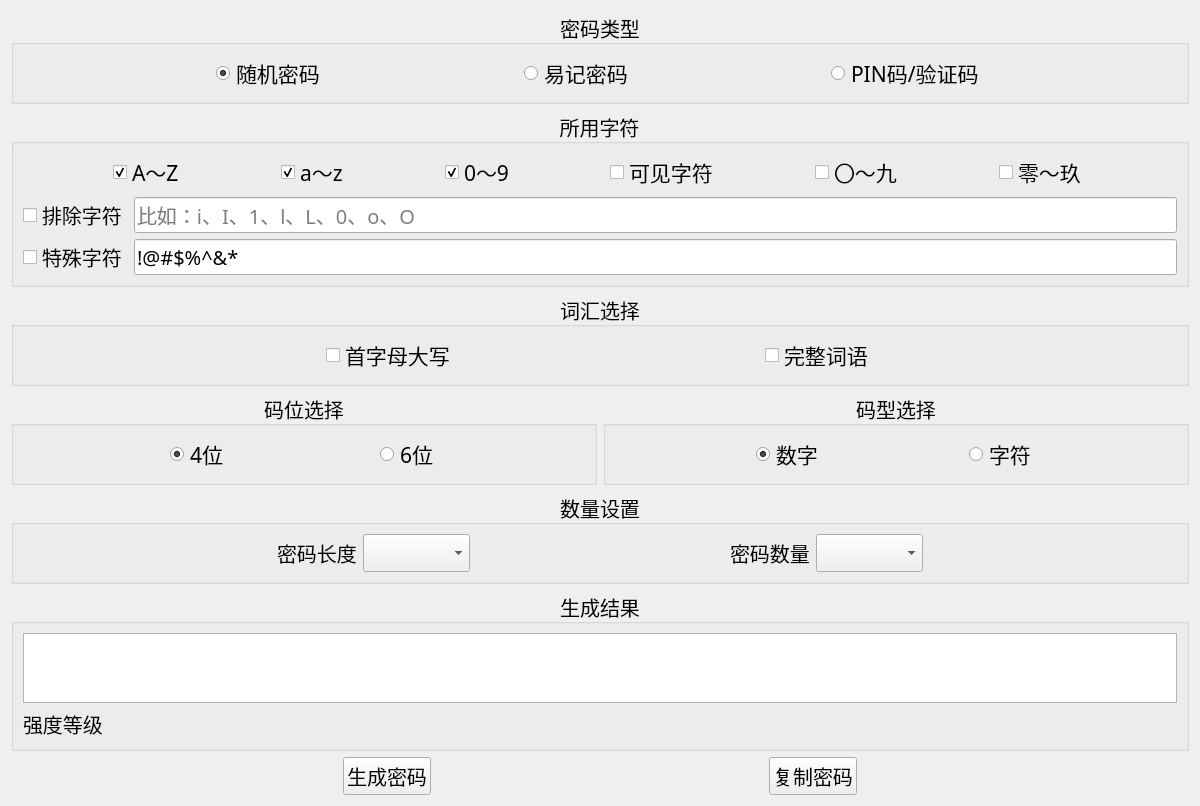
<?xml version="1.0" encoding="UTF-8"?>
<ui version="4.0">
 <class>Form</class>
 <widget class="QWidget" name="Form">
  <property name="geometry">
   <rect>
    <x>0</x>
    <y>0</y>
    <width>1200</width>
    <height>800</height>
   </rect>
  </property>
  <property name="font">
   <font>
    <family>楷体</family>
    <pointsize>15</pointsize>
   </font>
  </property>
  <property name="windowTitle">
   <string>密码生成器</string>
  </property>
  <layout class="QVBoxLayout" name="verticalLayout_3">
   <item>
    <widget class="QGroupBox" name="groupBox">
     <property name="font">
      <font>
       <family>楷体</family>
       <pointsize>15</pointsize>
      </font>
     </property>
     <property name="title">
      <string>密码类型</string>
     </property>
     <property name="alignment">
      <set>Qt::AlignCenter</set>
     </property>
     <property name="flat">
      <bool>true</bool>
     </property>
     <property name="checkable">
      <bool>false</bool>
     </property>
     <property name="checked">
      <bool>false</bool>
     </property>
     <layout class="QHBoxLayout" name="horizontalLayout_10">
      <item>
       <spacer name="horizontalSpacer_8">
        <property name="orientation">
         <enum>Qt::Horizontal</enum>
        </property>
        <property name="sizeHint" stdset="0">
         <size>
          <width>40</width>
          <height>20</height>
         </size>
        </property>
       </spacer>
      </item>
      <item>
       <widget class="QRadioButton" name="radioButton">
        <property name="font">
         <font>
          <family>华文新魏</family>
          <pointsize>16</pointsize>
         </font>
        </property>
        <property name="text">
         <string>随机密码</string>
        </property>
        <property name="checked">
         <bool>true</bool>
        </property>
       </widget>
      </item>
      <item>
       <spacer name="horizontalSpacer">
        <property name="orientation">
         <enum>Qt::Horizontal</enum>
        </property>
        <property name="sizeHint" stdset="0">
         <size>
          <width>40</width>
          <height>20</height>
         </size>
        </property>
       </spacer>
      </item>
      <item>
       <widget class="QRadioButton" name="radioButton_2">
        <property name="font">
         <font>
          <family>华文新魏</family>
          <pointsize>16</pointsize>
         </font>
        </property>
        <property name="text">
         <string>易记密码</string>
        </property>
       </widget>
      </item>
      <item>
       <spacer name="horizontalSpacer_2">
        <property name="orientation">
         <enum>Qt::Horizontal</enum>
        </property>
        <property name="sizeHint" stdset="0">
         <size>
          <width>40</width>
          <height>20</height>
         </size>
        </property>
       </spacer>
      </item>
      <item>
       <widget class="QRadioButton" name="radioButton_3">
        <property name="font">
         <font>
          <family>华文新魏</family>
          <pointsize>16</pointsize>
         </font>
        </property>
        <property name="text">
         <string>PIN码/验证码</string>
        </property>
       </widget>
      </item>
      <item>
       <spacer name="horizontalSpacer_7">
        <property name="orientation">
         <enum>Qt::Horizontal</enum>
        </property>
        <property name="sizeHint" stdset="0">
         <size>
          <width>40</width>
          <height>20</height>
         </size>
        </property>
       </spacer>
      </item>
     </layout>
    </widget>
   </item>
   <item>
    <widget class="QGroupBox" name="groupBox_2">
     <property name="title">
      <string>所用字符</string>
     </property>
     <property name="alignment">
      <set>Qt::AlignCenter</set>
     </property>
     <property name="flat">
      <bool>true</bool>
     </property>
     <layout class="QVBoxLayout" name="verticalLayout_2">
      <item>
       <layout class="QHBoxLayout" name="horizontalLayout_4">
        <item>
         <spacer name="horizontalSpacer_9">
          <property name="orientation">
           <enum>Qt::Horizontal</enum>
          </property>
          <property name="sizeHint" stdset="0">
           <size>
            <width>40</width>
            <height>20</height>
           </size>
          </property>
         </spacer>
        </item>
        <item>
         <widget class="QCheckBox" name="checkBox_1">
          <property name="font">
           <font>
            <family>华文新魏</family>
            <pointsize>16</pointsize>
           </font>
          </property>
          <property name="text">
           <string>A～Z</string>
          </property>
          <property name="checked">
           <bool>true</bool>
          </property>
         </widget>
        </item>
        <item>
         <spacer name="horizontalSpacer_10">
          <property name="orientation">
           <enum>Qt::Horizontal</enum>
          </property>
          <property name="sizeHint" stdset="0">
           <size>
            <width>40</width>
            <height>20</height>
           </size>
          </property>
         </spacer>
        </item>
        <item>
         <widget class="QCheckBox" name="checkBox_2">
          <property name="font">
           <font>
            <family>华文新魏</family>
            <pointsize>16</pointsize>
           </font>
          </property>
          <property name="text">
           <string>a～z</string>
          </property>
          <property name="checked">
           <bool>true</bool>
          </property>
         </widget>
        </item>
        <item>
         <spacer name="horizontalSpacer_11">
          <property name="orientation">
           <enum>Qt::Horizontal</enum>
          </property>
          <property name="sizeHint" stdset="0">
           <size>
            <width>40</width>
            <height>20</height>
           </size>
          </property>
         </spacer>
        </item>
        <item>
         <widget class="QCheckBox" name="checkBox_3">
          <property name="font">
           <font>
            <family>华文新魏</family>
            <pointsize>16</pointsize>
           </font>
          </property>
          <property name="text">
           <string>0～9</string>
          </property>
          <property name="checked">
           <bool>true</bool>
          </property>
         </widget>
        </item>
        <item>
         <spacer name="horizontalSpacer_12">
          <property name="orientation">
           <enum>Qt::Horizontal</enum>
          </property>
          <property name="sizeHint" stdset="0">
           <size>
            <width>40</width>
            <height>20</height>
           </size>
          </property>
         </spacer>
        </item>
        <item>
         <widget class="QCheckBox" name="checkBox_4">
          <property name="font">
           <font>
            <family>华文新魏</family>
            <pointsize>16</pointsize>
           </font>
          </property>
          <property name="text">
           <string>可见字符</string>
          </property>
         </widget>
        </item>
        <item>
         <spacer name="horizontalSpacer_13">
          <property name="orientation">
           <enum>Qt::Horizontal</enum>
          </property>
          <property name="sizeHint" stdset="0">
           <size>
            <width>40</width>
            <height>20</height>
           </size>
          </property>
         </spacer>
        </item>
        <item>
         <widget class="QCheckBox" name="checkBox_5">
          <property name="font">
           <font>
            <family>华文新魏</family>
            <pointsize>16</pointsize>
           </font>
          </property>
          <property name="text">
           <string>〇～九</string>
          </property>
         </widget>
        </item>
        <item>
         <spacer name="horizontalSpacer_14">
          <property name="orientation">
           <enum>Qt::Horizontal</enum>
          </property>
          <property name="sizeHint" stdset="0">
           <size>
            <width>40</width>
            <height>20</height>
           </size>
          </property>
         </spacer>
        </item>
        <item>
         <widget class="QCheckBox" name="checkBox_6">
          <property name="font">
           <font>
            <family>华文新魏</family>
            <pointsize>16</pointsize>
           </font>
          </property>
          <property name="text">
           <string>零～玖</string>
          </property>
         </widget>
        </item>
        <item>
         <spacer name="horizontalSpacer_16">
          <property name="orientation">
           <enum>Qt::Horizontal</enum>
          </property>
          <property name="sizeHint" stdset="0">
           <size>
            <width>40</width>
            <height>20</height>
           </size>
          </property>
         </spacer>
        </item>
       </layout>
      </item>
      <item>
       <layout class="QHBoxLayout" name="horizontalLayout_6">
        <item>
         <widget class="QCheckBox" name="checkBox_7">
          <property name="font">
           <font>
            <family>方正舒体</family>
            <pointsize>15</pointsize>
           </font>
          </property>
          <property name="text">
           <string>排除字符</string>
          </property>
         </widget>
        </item>
        <item>
         <widget class="QLineEdit" name="lineEdit_2">
          <property name="font">
           <font>
            <family>华文新魏</family>
            <pointsize>15</pointsize>
           </font>
          </property>
          <property name="placeholderText">
           <string>比如：i、I、1、l、L、0、o、O</string>
          </property>
         </widget>
        </item>
       </layout>
      </item>
      <item>
       <layout class="QHBoxLayout" name="horizontalLayout_5">
        <item>
         <widget class="QCheckBox" name="checkBox_8">
          <property name="font">
           <font>
            <family>方正舒体</family>
            <pointsize>15</pointsize>
           </font>
          </property>
          <property name="text">
           <string>特殊字符</string>
          </property>
         </widget>
        </item>
        <item>
         <widget class="QLineEdit" name="lineEdit">
          <property name="font">
           <font>
            <family>华文新魏</family>
            <pointsize>15</pointsize>
           </font>
          </property>
          <property name="text">
           <string>!@#$%^&amp;*</string>
          </property>
         </widget>
        </item>
       </layout>
      </item>
     </layout>
    </widget>
   </item>
   <item>
    <widget class="QGroupBox" name="groupBox_5">
     <property name="enabled">
      <bool>true</bool>
     </property>
     <property name="title">
      <string>词汇选择</string>
     </property>
     <property name="alignment">
      <set>Qt::AlignCenter</set>
     </property>
     <property name="flat">
      <bool>true</bool>
     </property>
     <layout class="QHBoxLayout" name="horizontalLayout_2">
      <item>
       <spacer name="horizontalSpacer_18">
        <property name="orientation">
         <enum>Qt::Horizontal</enum>
        </property>
        <property name="sizeHint" stdset="0">
         <size>
          <width>40</width>
          <height>20</height>
         </size>
        </property>
       </spacer>
      </item>
      <item>
       <widget class="QCheckBox" name="checkBox_9">
        <property name="font">
         <font>
          <family>华文行楷</family>
          <pointsize>16</pointsize>
         </font>
        </property>
        <property name="text">
         <string>首字母大写</string>
        </property>
       </widget>
      </item>
      <item>
       <spacer name="horizontalSpacer_20">
        <property name="orientation">
         <enum>Qt::Horizontal</enum>
        </property>
        <property name="sizeHint" stdset="0">
         <size>
          <width>40</width>
          <height>20</height>
         </size>
        </property>
       </spacer>
      </item>
      <item>
       <widget class="QCheckBox" name="checkBox_10">
        <property name="font">
         <font>
          <family>华文行楷</family>
          <pointsize>16</pointsize>
         </font>
        </property>
        <property name="text">
         <string>完整词语</string>
        </property>
       </widget>
      </item>
      <item>
       <spacer name="horizontalSpacer_19">
        <property name="orientation">
         <enum>Qt::Horizontal</enum>
        </property>
        <property name="sizeHint" stdset="0">
         <size>
          <width>40</width>
          <height>20</height>
         </size>
        </property>
       </spacer>
      </item>
     </layout>
    </widget>
   </item>
   <item>
    <layout class="QHBoxLayout" name="horizontalLayout_7">
     <item>
      <widget class="QGroupBox" name="groupBox_6">
       <property name="enabled">
        <bool>true</bool>
       </property>
       <property name="title">
        <string>码位选择</string>
       </property>
       <property name="alignment">
        <set>Qt::AlignCenter</set>
       </property>
       <property name="flat">
        <bool>true</bool>
       </property>
       <layout class="QHBoxLayout" name="horizontalLayout_3">
        <item>
         <spacer name="horizontalSpacer_21">
          <property name="orientation">
           <enum>Qt::Horizontal</enum>
          </property>
          <property name="sizeHint" stdset="0">
           <size>
            <width>40</width>
            <height>20</height>
           </size>
          </property>
         </spacer>
        </item>
        <item>
         <widget class="QRadioButton" name="radioButton_4">
          <property name="font">
           <font>
            <family>华文新魏</family>
            <pointsize>16</pointsize>
           </font>
          </property>
          <property name="text">
           <string>4位</string>
          </property>
          <property name="checked">
           <bool>true</bool>
          </property>
         </widget>
        </item>
        <item>
         <spacer name="horizontalSpacer_22">
          <property name="orientation">
           <enum>Qt::Horizontal</enum>
          </property>
          <property name="sizeHint" stdset="0">
           <size>
            <width>40</width>
            <height>20</height>
           </size>
          </property>
         </spacer>
        </item>
        <item>
         <widget class="QRadioButton" name="radioButton_5">
          <property name="font">
           <font>
            <family>华文新魏</family>
            <pointsize>16</pointsize>
           </font>
          </property>
          <property name="text">
           <string>6位</string>
          </property>
         </widget>
        </item>
        <item>
         <spacer name="horizontalSpacer_23">
          <property name="orientation">
           <enum>Qt::Horizontal</enum>
          </property>
          <property name="sizeHint" stdset="0">
           <size>
            <width>40</width>
            <height>20</height>
           </size>
          </property>
         </spacer>
        </item>
       </layout>
      </widget>
     </item>
     <item>
      <widget class="QGroupBox" name="groupBox_7">
       <property name="enabled">
        <bool>true</bool>
       </property>
       <property name="title">
        <string>码型选择</string>
       </property>
       <property name="alignment">
        <set>Qt::AlignCenter</set>
       </property>
       <property name="flat">
        <bool>true</bool>
       </property>
       <layout class="QHBoxLayout" name="horizontalLayout_8">
        <item>
         <spacer name="horizontalSpacer_24">
          <property name="orientation">
           <enum>Qt::Horizontal</enum>
          </property>
          <property name="sizeHint" stdset="0">
           <size>
            <width>40</width>
            <height>20</height>
           </size>
          </property>
         </spacer>
        </item>
        <item>
         <widget class="QRadioButton" name="radioButton_6">
          <property name="font">
           <font>
            <family>华文新魏</family>
            <pointsize>16</pointsize>
           </font>
          </property>
          <property name="text">
           <string>数字</string>
          </property>
          <property name="checked">
           <bool>true</bool>
          </property>
         </widget>
        </item>
        <item>
         <spacer name="horizontalSpacer_25">
          <property name="orientation">
           <enum>Qt::Horizontal</enum>
          </property>
          <property name="sizeHint" stdset="0">
           <size>
            <width>40</width>
            <height>20</height>
           </size>
          </property>
         </spacer>
        </item>
        <item>
         <widget class="QRadioButton" name="radioButton_7">
          <property name="font">
           <font>
            <family>华文新魏</family>
            <pointsize>16</pointsize>
           </font>
          </property>
          <property name="text">
           <string>字符</string>
          </property>
         </widget>
        </item>
        <item>
         <spacer name="horizontalSpacer_26">
          <property name="orientation">
           <enum>Qt::Horizontal</enum>
          </property>
          <property name="sizeHint" stdset="0">
           <size>
            <width>40</width>
            <height>20</height>
           </size>
          </property>
         </spacer>
        </item>
       </layout>
      </widget>
     </item>
    </layout>
   </item>
   <item>
    <widget class="QGroupBox" name="groupBox_3">
     <property name="title">
      <string>数量设置</string>
     </property>
     <property name="alignment">
      <set>Qt::AlignCenter</set>
     </property>
     <property name="flat">
      <bool>true</bool>
     </property>
     <layout class="QHBoxLayout" name="horizontalLayout">
      <item>
       <spacer name="horizontalSpacer_3">
        <property name="orientation">
         <enum>Qt::Horizontal</enum>
        </property>
        <property name="sizeHint" stdset="0">
         <size>
          <width>40</width>
          <height>20</height>
         </size>
        </property>
       </spacer>
      </item>
      <item>
       <widget class="QLabel" name="label">
        <property name="font">
         <font>
          <family>华文行楷</family>
          <pointsize>15</pointsize>
         </font>
        </property>
        <property name="text">
         <string>密码长度</string>
        </property>
       </widget>
      </item>
      <item>
       <widget class="QComboBox" name="comboBox">
        <property name="font">
         <font>
          <family>微软雅黑</family>
          <pointsize>16</pointsize>
         </font>
        </property>
        <property name="editable">
         <bool>false</bool>
        </property>
        <property name="currentText">
         <string/>
        </property>
        <property name="currentIndex">
         <number>-1</number>
        </property>
        <property name="maxCount">
         <number>99</number>
        </property>
       </widget>
      </item>
      <item>
       <spacer name="horizontalSpacer_15">
        <property name="orientation">
         <enum>Qt::Horizontal</enum>
        </property>
        <property name="sizeHint" stdset="0">
         <size>
          <width>40</width>
          <height>20</height>
         </size>
        </property>
       </spacer>
      </item>
      <item>
       <widget class="QLabel" name="label_3">
        <property name="font">
         <font>
          <family>华文行楷</family>
          <pointsize>15</pointsize>
         </font>
        </property>
        <property name="text">
         <string>密码数量</string>
        </property>
       </widget>
      </item>
      <item>
       <widget class="QComboBox" name="comboBox_2">
        <property name="font">
         <font>
          <family>微软雅黑</family>
          <pointsize>16</pointsize>
         </font>
        </property>
        <property name="autoFillBackground">
         <bool>false</bool>
        </property>
        <property name="editable">
         <bool>false</bool>
        </property>
        <property name="currentText">
         <string/>
        </property>
        <property name="currentIndex">
         <number>-1</number>
        </property>
        <property name="maxCount">
         <number>30</number>
        </property>
        <property name="frame">
         <bool>true</bool>
        </property>
       </widget>
      </item>
      <item>
       <spacer name="horizontalSpacer_17">
        <property name="orientation">
         <enum>Qt::Horizontal</enum>
        </property>
        <property name="sizeHint" stdset="0">
         <size>
          <width>40</width>
          <height>20</height>
         </size>
        </property>
       </spacer>
      </item>
     </layout>
    </widget>
   </item>
   <item>
    <widget class="QGroupBox" name="groupBox_4">
     <property name="title">
      <string>生成结果</string>
     </property>
     <property name="alignment">
      <set>Qt::AlignCenter</set>
     </property>
     <property name="flat">
      <bool>true</bool>
     </property>
     <layout class="QVBoxLayout" name="verticalLayout">
      <item>
       <widget class="QTextEdit" name="textEdit"/>
      </item>
      <item>
       <widget class="QLabel" name="label_tip">
        <property name="baseSize">
         <size>
          <width>0</width>
          <height>0</height>
         </size>
        </property>
        <property name="font">
         <font>
          <family>方正舒体</family>
          <pointsize>15</pointsize>
         </font>
        </property>
        <property name="text">
         <string>强度等级</string>
        </property>
        <property name="textFormat">
         <enum>Qt::AutoText</enum>
        </property>
       </widget>
      </item>
     </layout>
    </widget>
   </item>
   <item>
    <layout class="QHBoxLayout" name="horizontalLayout_9">
     <item>
      <spacer name="horizontalSpacer_5">
       <property name="orientation">
        <enum>Qt::Horizontal</enum>
       </property>
       <property name="sizeHint" stdset="0">
        <size>
         <width>40</width>
         <height>20</height>
        </size>
       </property>
      </spacer>
     </item>
     <item>
      <widget class="QPushButton" name="pushButton">
       <property name="font">
        <font>
         <family>华文隶书</family>
         <pointsize>15</pointsize>
        </font>
       </property>
       <property name="text">
        <string>生成密码</string>
       </property>
      </widget>
     </item>
     <item>
      <spacer name="horizontalSpacer_4">
       <property name="orientation">
        <enum>Qt::Horizontal</enum>
       </property>
       <property name="sizeHint" stdset="0">
        <size>
         <width>40</width>
         <height>20</height>
        </size>
       </property>
      </spacer>
     </item>
     <item>
      <widget class="QPushButton" name="pushButton_2">
       <property name="font">
        <font>
         <family>华文隶书</family>
         <pointsize>15</pointsize>
        </font>
       </property>
       <property name="text">
        <string>复制密码</string>
       </property>
      </widget>
     </item>
     <item>
      <spacer name="horizontalSpacer_6">
       <property name="orientation">
        <enum>Qt::Horizontal</enum>
       </property>
       <property name="sizeHint" stdset="0">
        <size>
         <width>40</width>
         <height>20</height>
        </size>
       </property>
      </spacer>
     </item>
    </layout>
   </item>
  </layout>
 </widget>
 <resources/>
 <connections/>
 <slots>
  <slot>slot_btn_clicked()</slot>
  <slot>slot_combo_selected()</slot>
  <slot>slot_radio_clicked()</slot>
  <slot>slot_box_checked()</slot>
  <slot>slot_text_changed()</slot>
  <slot>slot_selection_changed()</slot>
  <slot>slot_cousor_moved()</slot>
  <slot>slot_can_copy()</slot>
 </slots>
</ui>
